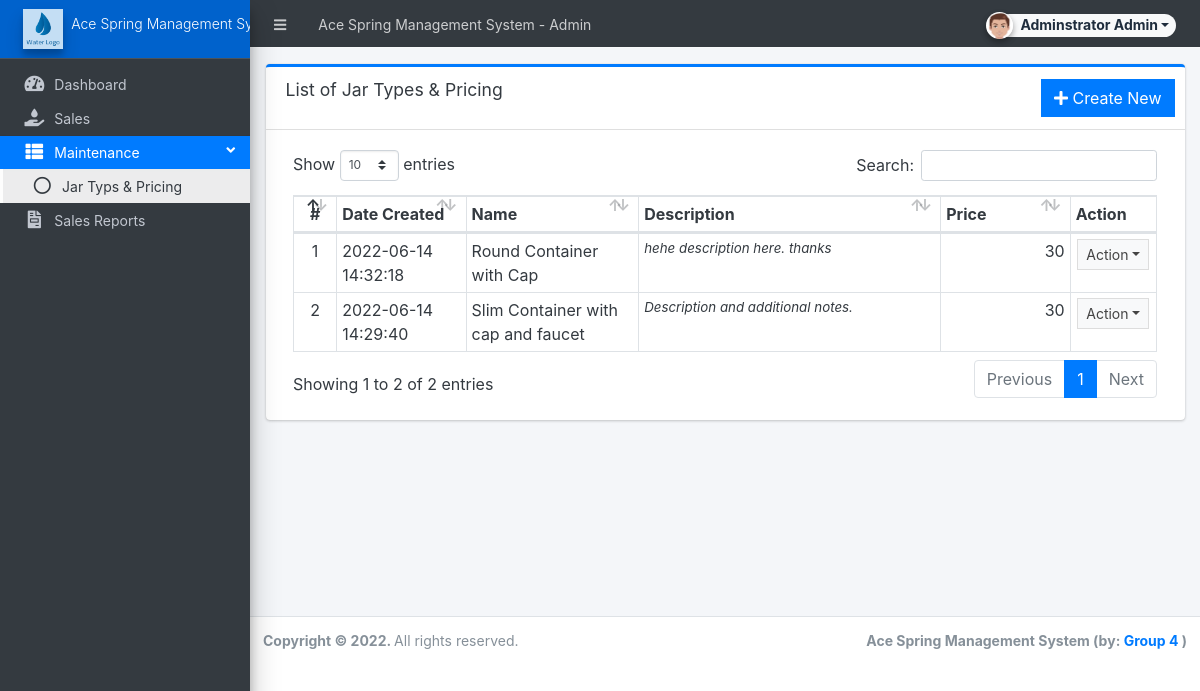
The page /admin/?page=maintenance (signed in) on the database its author committed.
### tables this page shows
CREATE TABLE `jar_types` (
  `id` int(30) NOT NULL,
  `name` text NOT NULL,
  `description` text NOT NULL,
  `pricing` float NOT NULL,
  `date_created` datetime NOT NULL DEFAULT current_timestamp(),
  `date_updated` datetime DEFAULT NULL ON UPDATE current_timestamp()
);

### admin/maintenance/index.php (the view, shortened to what this page needs)
<div class="card card-outline card-primary">
	<div class="card-header">
		<h3 class="card-title">List of Jar Types & Pricing</h3>
		<div class="card-tools">
			<a href="javascript:void(0)" id="create_new" class="btn btn-flat btn-primary"><span class="fas fa-plus"></span>  Create New</a>
		</div>
	</div>
	<div class="card-body">
        <div class="container-fluid">
			<table class="table table-bordered table-stripped" id="indi-list">
				<colgroup>
					<col width="5%">
					<col width="15%">
					<col width="20%">
					<col width="35%">
					<col width="15%">
					<col width="10%">
				</colgroup>
				<thead>
					<tr>
						<th class="text-center">#</th>
						<th>Date Created</th>
						<th>Name</th>
						<th>Description</th>
						<th>Price</th>
						<th>Action</th>
					</tr>
				</thead>
				<tbody>
					<?php
					$i = 1;
						$qry = $conn->query("SELECT * from `jar_types` order by unix_timestamp(date_created) desc ");
						while($row = $qry->fetch_assoc()):
							$row['description'] = strip_tags(stripslashes(html_entity_decode($row['description'])))
					?>
						<tr>
							<td class="text-center"><?php echo $i++; ?></td>
							<td><?php echo $row['date_created'] ?></td>
							<td><?php echo $row['name'] ?></td>
							<td><p class="m-o truncate"><?php echo $row['description'] ?></p></td>
							<td class="text-right"><?php echo $row['pricing'] ?></td>
							<td align="center">
								 <button type="button" class="btn btn-flat btn-default btn-sm dropdown-toggle dropdown-icon" data-toggle="dropdown">
				                  		Action
				                  </button>
							</td>
						</tr>
					<?php endwhile; ?>
				</tbody>
			</table>
		</div>
	</div>
</div>

### rows shown on the page
jar_types: date_created "2022-06-14 14:32:18", name "Round Container with Cap", description "hehe description here. thanks", pricing "30"
jar_types: date_created "2022-06-14 14:29:40", name "Slim Container with cap and faucet", description "Description and additional notes.", pricing "30"

### other values the page prints
$_settings->info('name') "Ace Spring Management System"
$_settings->userdata('firstname').' '.$_settings->userdata('lastname') "Adminstrator Admin"
$_settings->info('short_name') "Ace Spring Management…"
$_settings->info('short_name') "Ace Spring Management System"
